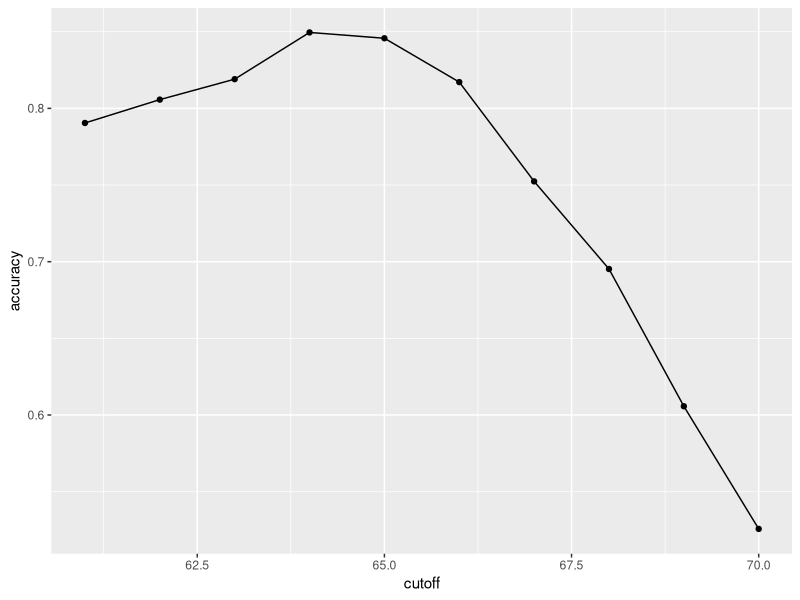
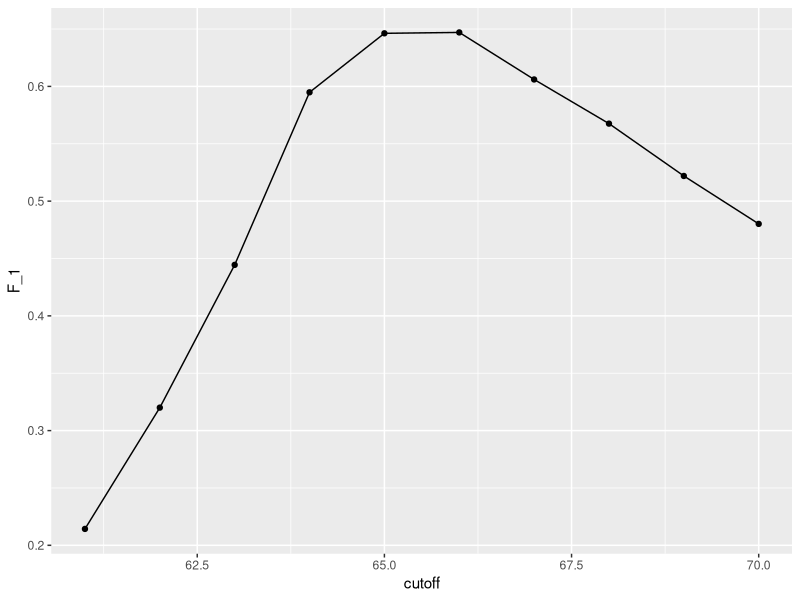

Write R code to recreate these figures, in order.
# packages ------------------------------------------------------------------------------------
library(tidyverse)
library(caret)
library(dslabs)

# data ----------------------------------------------------------------------------------------
data(heights)

# define the outcome and predictors
y <- heights$sex
x <- heights$height

# generate training and test sets
set.seed(2007)

test_index <- createDataPartition(y, times = 1,
                                  p = 0.5,
                                  list = FALSE)
test_set <- heights[test_index, ]
train_set <- heights[-test_index, ]

# guess the outcome
y_hat <- sample(c("Male", "Female"),
                length(test_index),
                replace = TRUE) |>
  factor(levels = levels(test_set$sex))

# compute accuracy
mean(y_hat == test_set$sex)

# compare heights in males and females in our data set
heights |>
  group_by(sex) |>
  summarize(mean = mean(height),
            SD = sd(height))

# now try predicting "male" if the height is within 2 SD of the average male
y_hat <- ifelse(x > 62, "Male", "Female") |>
  factor(levels = levels(test_set$sex))

mean(y == y_hat)

# examine the accuracy of 10 cutoffs
cutoff <- seq(61, 70)

accuracy <- map_dbl(cutoff, function(x){
  y_hat <- ifelse(train_set$height > x, "Male", "Female") |>
    factor(levels = levels(test_set$sex))

  mean(y_hat == train_set$sex)
})

data.frame(cutoff, accuracy) |>
  ggplot(aes(cutoff, accuracy)) +
  geom_point() +
  geom_line()

max(accuracy)

best_cutoff <- cutoff[which.max(accuracy)]
best_cutoff

y_hat <- ifelse(test_set$height > best_cutoff, "Male", "Female") |>
  factor(levels = levels(test_set$sex))

y_hat <- factor(y_hat)

mean(y_hat == test_set$sex)

# Confusion matrix ----------------------------------------------------------------------------
# tabulate each combination of prediction and actual value
table(predicted = y_hat,
      actual = test_set$sex)

test_set |>
  mutate(y_hat = y_hat) |>
  group_by(sex) |>
  summarize(accuracy = mean(y_hat == sex))

prev <- mean(y == "Male")

caret::confusionMatrix(data = y_hat, reference = test_set$sex)

# Sensitivity and Specificity -----------------------------------------------------------------
# get the metrics from Confusion matrix

cm <- caret::confusionMatrix(data = y_hat, reference = test_set$sex)

# access specific metrics
cm$overall["Accuracy"]

cm$byClass[c("Sensitivity","Specificity", "Prevalence")]

# Optimization --------------------------------------------------------------------------------

# For optimization purposes, sometimes it is more useful to have a one number summary than
# studying both specificity and sensitivity. One preferred metric is balanced accuracy.
# Because specificity and sensitivity are rates, it is more appropriate to compute the harmonic
# average. In fact, the F1-score, a widely used one-number summary, is the harmonic average of
# precision and recall.

# Depending on the context, some type of errors are more costly than others. The F1-score can be
# adapted to weigh specificity and sensitivity differently.

# You can compute the F1-score using the F_meas() function in the caret package.

# maximize F-score
cutoff <- seq(61, 70)
F_1 <- map_dbl(cutoff, function(x){
  y_hat <- ifelse(train_set$height > x, "Male", "Female") |>
    factor(levels = levels(test_set$sex))
  F_meas(data = y_hat, reference = factor(train_set$sex))
})

data.frame(cutoff, F_1) |>
  ggplot(aes(cutoff, F_1)) +
  geom_point() +
  geom_line()

max(F_1)

best_cutoff_2 <- cutoff[which.max(F_1)]
best_cutoff_2

y_hat <- ifelse(test_set$height > best_cutoff_2, "Male", "Female") %>%
  factor(levels = levels(test_set$sex))

mean(y_hat == test_set$sex)

sensitivity(data = y_hat, reference = test_set$sex)

specificity(data = y_hat, reference = test_set$sex)
